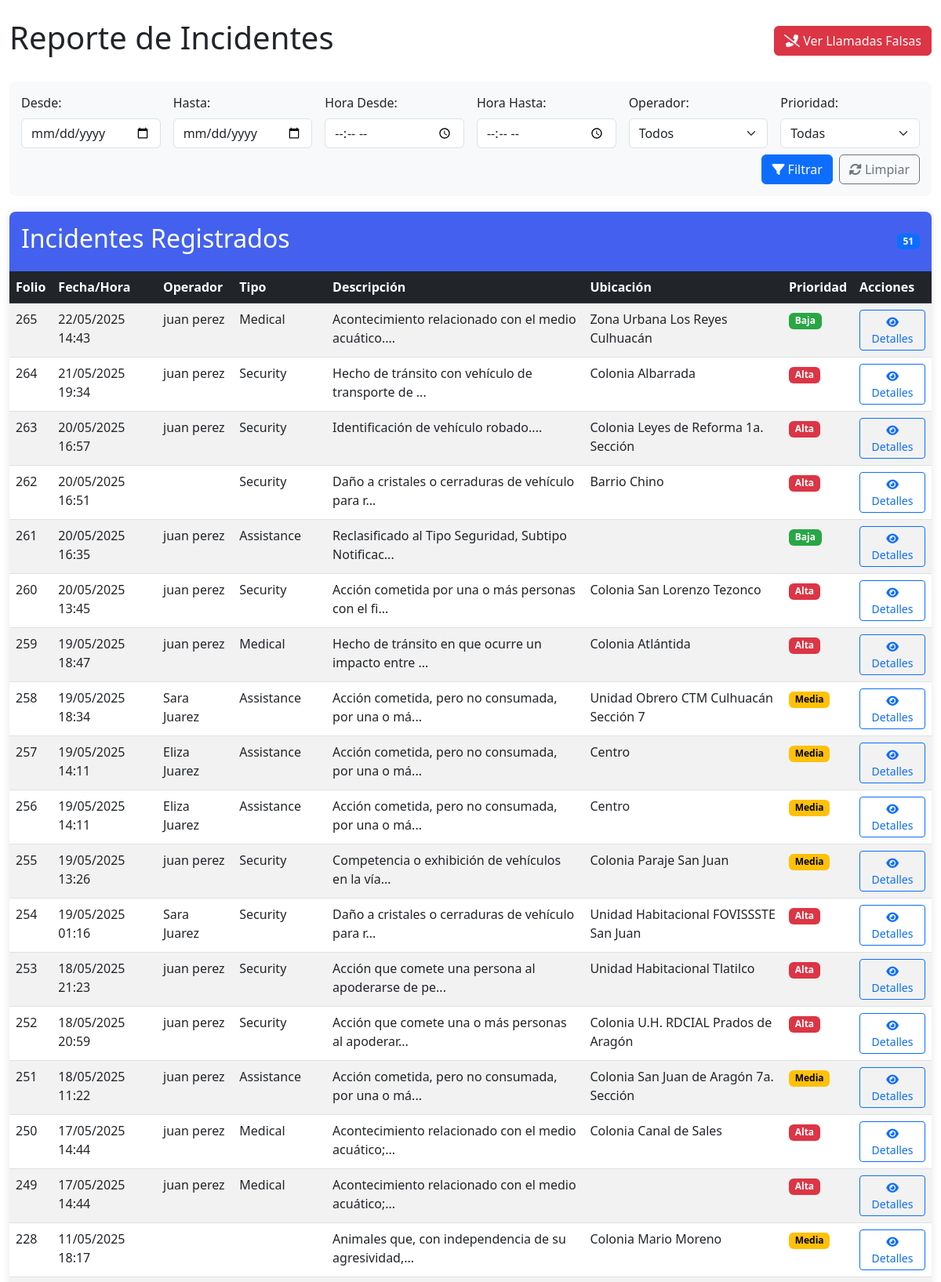
The app's page /supervisorOp/incidents_report.php (signed in, upper part) with its own data.
### tables this page shows
CREATE TABLE `incidentes` (
  `folio_incidente` int(11) NOT NULL AUTO_INCREMENT,
  `quepaso` varchar(255) NOT NULL,
  `tipo_auxilio` varchar(50) NOT NULL,
  `hora_incidente` time NOT NULL,
  `fecha_incidente` datetime NOT NULL,
  `fecha_actualizacion` datetime DEFAULT NULL,
  `num_personas` int(11) NOT NULL,
  `latitud` decimal(10,8) DEFAULT NULL,
  `longitud` decimal(11,8) DEFAULT NULL,
  `telefono` varchar(20) NOT NULL,
  `id_usuario_reporta` int(11) DEFAULT NULL,
  `clasificacion` varchar(20) DEFAULT NULL,
  `prioridad` enum('Alta','Media','Baja') DEFAULT 'Media',
  `id_unidad_asignada` int(11) DEFAULT NULL,
  `colonia` varchar(255) DEFAULT NULL,
  `localidad` varchar(255) DEFAULT NULL,
  `municipio` varchar(255) DEFAULT NULL,
  `id_emergency_type` varchar(10) DEFAULT NULL,
  `id_llamada` int(11) DEFAULT NULL,
  `hora` time DEFAULT NULL,
  `hora_edicion` time DEFAULT NULL,
  `nombre_completo` varchar(30) DEFAULT NULL,
  `detalle` text DEFAULT NULL,
  `objetos_involucrados` varchar(40) DEFAULT NULL,
  `tipo_telefono` enum('Local','Celular','Publico') DEFAULT NULL,
  `referencia_lugar` text DEFAULT NULL,
  PRIMARY KEY (`folio_incidente`),
  KEY `id_usuario_reporta` (`id_usuario_reporta`),
  KEY `id_unidad_asignada` (`id_unidad_asignada`),
  KEY `id_emergency_type` (`id_emergency_type`),
  KEY `fk_incidente_llamada` (`id_llamada`),
  CONSTRAINT `fk_incidente_llamada` FOREIGN KEY (`id_llamada`) REFERENCES `llamadas` (`id_llamada`) ON DELETE SET NULL ON UPDATE CASCADE,
  CONSTRAINT `incidentes_ibfk_1` FOREIGN KEY (`id_usuario_reporta`) REFERENCES `usuarios` (`id_usuario`) ON DELETE SET NULL,
  CONSTRAINT `incidentes_ibfk_2` FOREIGN KEY (`id_unidad_asignada`) REFERENCES `unidades` (`id_unidad`) ON DELETE SET NULL,
  CONSTRAINT `incidentes_ibfk_3` FOREIGN KEY (`id_emergency_type`) REFERENCES `EmergencyTypes` (`code`)
);

### supervisorOp/incidents_report.php (the view, shortened to what this page needs)
<?php
require_once '../db.php';
function fetchData($pdo, $query, $params = []) {
    try {
        $stmt = $pdo->prepare($query);
        $stmt->execute($params);
        return $stmt->fetchAll(PDO::FETCH_ASSOC);
    } catch (PDOException $e) {
        die("Query failed: " . $e->getMessage());
    }
}
?>
<!DOCTYPE html>
<html lang="es">
<head>
    <link href="https://cdn.jsdelivr.net/npm/bootstrap@5.3.0/dist/css/bootstrap.min.css" rel="stylesheet">
    <link rel="stylesheet" href="https://cdnjs.cloudflare.com/ajax/libs/font-awesome/6.0.0/css/all.min.css">
</head>
<body>
    <div class="container-fluid py-4">
        <div class="d-flex justify-content-between align-items-center mb-4">
            <h1>Reporte de Incidentes</h1>
            <a href="prank_calls_report.php" class="btn btn-danger">
                <i class="fas fa-phone-slash"></i> Ver Llamadas Falsas
            </a>
        </div>
        <div class="filter-section">
            <form method="get" class="row g-3">
                <div class="col-md-2">
                    <label for="date_from" class="form-label">Desde:</label>
                    <input type="date" class="form-control" id="date_from" name="date_from"
                           value="<?= $_GET['date_from'] ?? '' ?>">
                </div>
                <div class="col-md-2">
                    <label for="date_to" class="form-label">Hasta:</label>
                    <input type="date" class="form-control" id="date_to" name="date_to"
                           value="<?= $_GET['date_to'] ?? '' ?>">
                </div>
                <div class="col-md-2">
                    <label for="hour_from" class="form-label">Hora Desde:</label>
                    <input type="time" class="form-control" id="hour_from" name="hour_from"
                           value="<?= $_GET['hour_from'] ?? '' ?>">
                </div>
                <div class="col-md-2">
                    <label for="hour_to" class="form-label">Hora Hasta:</label>
                    <input type="time" class="form-control" id="hour_to" name="hour_to"
                           value="<?= $_GET['hour_to'] ?? '' ?>">
                </div>
                <div class="col-md-2">
                    <label for="operator" class="form-label">Operador:</label>
                    <select class="form-select" id="operator" name="operator">
                        <option value="">Todos</option>
                    </select>
                </div>
                <div class="col-md-2">
                    <label for="priority" class="form-label">Prioridad:</label>
                    <select class="form-select" id="priority" name="priority">
                        <option value="">Todas</option>
                    </select>
                </div>
                <div class="col-md-12 d-flex justify-content-end mt-2">
                    <button type="submit" class="btn btn-primary me-2">
                        <i class="fas fa-filter"></i> Filtrar
                    </button>
                    <a href="incidents_report.php" class="btn btn-outline-secondary">
                        <i class="fas fa-sync-alt"></i> Limpiar
                    </a>
                </div>
            </form>
        </div>
        <div class="table-container">
            <div class="table-header d-flex justify-content-between align-items-center">
                <h2>Incidentes Registrados</h2>
                <span class="badge bg-primary">
                    <?php
                    $countQuery = "SELECT COUNT(*) FROM incidentes i";
                    $countParams = [];
                    $count = $pdo->prepare($countQuery);
                    $count->execute($countParams);
                    echo $count->fetchColumn();
                    ?>
                </span>
            </div>
            <div class="table-responsive">
                <table class="table table-striped table-hover">
                    <thead class="table-dark">
                        <tr>
                            <th>Folio</th>
                            <th>Fecha/Hora</th>
                            <th>Operador</th>
                            <th>Tipo</th>
                            <th>Descripción</th>
                            <th>Ubicación</th>
                            <th>Prioridad</th>
                            <th>Acciones</th>
                        </tr>
                    </thead>
                    <tbody>
                        <?php
                        $query = "SELECT i.*,
                                 CONCAT(u.nombre, ' ', u.apellido) as reportador_nombre,
                                 CONCAT(op.nombre, ' ', op.apellido) as operador_nombre,
                                 et.name as tipo_emergencia,
                                 et.priority as prioridad_defecto,
                                 l.id_operador
                                 FROM incidentes i
                                 LEFT JOIN usuarios u ON i.id_usuario_reporta = u.id_usuario
                                 LEFT JOIN EmergencyTypes et ON i.id_emergency_type = et.code
                                 LEFT JOIN llamadas l ON i.id_llamada = l.id_llamada
                                 LEFT JOIN usuarios op ON l.id_operador = op.id_usuario";
                        $params = [];
                        $query .= " ORDER BY i.fecha_incidente DESC LIMIT 100";
                        $incidents = fetchData($pdo, $query, $params);
                        foreach ($incidents as $incident) {
                            $priority = $incident['prioridad'] ?: $incident['prioridad_defecto'];
                            $priorityClass = match($priority) {
                                'Alta' => 'high',
                                'Media' => 'medium',
                                'Baja' => 'low',
                                default => 'secondary'
                            };
                            echo "<tr>
                                <td>{$incident['folio_incidente']}</td>
                                <td>" . date('d/m/Y H:i', strtotime($incident['fecha_incidente'])) . "</td>
                                <td>{$incident['operador_nombre']}</td>
                                <td>{$incident['tipo_auxilio']}</td>
                                <td>" . substr($incident['quepaso'], 0, 50) . "...</td>
                                <td>{$incident['colonia']}</td>
                                <td><span class='badge badge-$priorityClass'>$priority</span></td>
                                <td>
                                    <a href='detalle_incidente.php?id={$incident['folio_incidente']}' class='btn btn-sm btn-outline-primary'>
        <i class='fas fa-eye'></i> Detalles
    </a>
</td>
                            </tr>";
                        }
                        ?>
                    </tbody>
                </table>
            </div>
        </div>
    </div>
</body>
</html>

### supervisorOp/incidents_report.php (style rules this page uses)
.table-container { margin-bottom: 50px; box-shadow: 0 0 10px rgba(0,0,0,0.1); border-radius: 8px; overflow: hidden; }
.table-header { background-color: #4361ee; color: white; padding: 15px; }
.filter-section { background-color: #f8f9fa; padding: 15px; margin-bottom: 20px; border-radius: 8px; }
.badge-high { background-color: #dc3545; }
.badge-medium { background-color: #ffc107; color: #000; }
.badge-low { background-color: #28a745; }

### records on screen
incidentes: folio_incidente "265", fecha_incidente "22/05/2025 14:43", operador_nombre "juan perez", tipo_auxilio "Medical", quepaso "Acontecimiento relacionado con el medio acuático.", colonia "Zona Urbana Los Reyes Culhuacán", prioridad "Baja"
incidentes: folio_incidente "264", fecha_incidente "21/05/2025 19:34", operador_nombre "juan perez", tipo_auxilio "Security", quepaso "Hecho de tránsito con vehículo de transporte de", colonia "Colonia Albarrada", prioridad "Alta"
incidentes: folio_incidente "263", fecha_incidente "20/05/2025 16:57", operador_nombre "juan perez", tipo_auxilio "Security", quepaso "Identificación de vehículo robado.", colonia "Colonia Leyes de Reforma 1a. Sección", prioridad "Alta"
incidentes: folio_incidente "262", fecha_incidente "20/05/2025 16:51", tipo_auxilio "Security", quepaso "Daño a cristales o cerraduras de vehículo para r", colonia "Barrio Chino", prioridad "Alta"
incidentes: folio_incidente "261", fecha_incidente "20/05/2025 16:35", operador_nombre "juan perez", tipo_auxilio "Assistance", quepaso "Reclasificado al Tipo Seguridad, Subtipo Notificac", prioridad "Baja"
incidentes: folio_incidente "260", fecha_incidente "20/05/2025 13:45", operador_nombre "juan perez", tipo_auxilio "Security", quepaso "Acción cometida por una o más personas con el fi", colonia "Colonia San Lorenzo Tezonco", prioridad "Alta"
incidentes: folio_incidente "259", fecha_incidente "19/05/2025 18:47", operador_nombre "juan perez", tipo_auxilio "Medical", quepaso "Hecho de tránsito en que ocurre un impacto entre", colonia "Colonia Atlántida", prioridad "Alta"
incidentes: folio_incidente "258", fecha_incidente "19/05/2025 18:34", operador_nombre "Sara Juarez", tipo_auxilio "Assistance", quepaso "Acción cometida, pero no consumada, por una o má", colonia "Unidad Obrero CTM Culhuacán Sección 7", prioridad "Media"
incidentes: folio_incidente "257", fecha_incidente "19/05/2025 14:11", operador_nombre "Eliza Juarez", tipo_auxilio "Assistance", quepaso "Acción cometida, pero no consumada, por una o má", colonia "Centro", prioridad "Media"
incidentes: folio_incidente "256", fecha_incidente "19/05/2025 14:11", operador_nombre "Eliza Juarez", tipo_auxilio "Assistance", quepaso "Acción cometida, pero no consumada, por una o má", colonia "Centro", prioridad "Media"
incidentes: folio_incidente "255", fecha_incidente "19/05/2025 13:26", operador_nombre "juan perez", tipo_auxilio "Security", quepaso "Competencia o exhibición de vehículos en la vía", colonia "Colonia Paraje San Juan", prioridad "Media"
incidentes: folio_incidente "254", fecha_incidente "19/05/2025 01:16", operador_nombre "Sara Juarez", tipo_auxilio "Security", quepaso "Daño a cristales o cerraduras de vehículo para r", colonia "Unidad Habitacional FOVISSSTE San Juan", prioridad "Alta"
incidentes: folio_incidente "253", fecha_incidente "18/05/2025 21:23", operador_nombre "juan perez", tipo_auxilio "Security", quepaso "Acción que comete una persona al apoderarse de pe", colonia "Unidad Habitacional Tlatilco", prioridad "Alta"
incidentes: folio_incidente "252", fecha_incidente "18/05/2025 20:59", operador_nombre "juan perez", tipo_auxilio "Security", quepaso "Acción que comete una o más personas al apoderar", colonia "Colonia U.H. RDCIAL Prados de Aragón", prioridad "Alta"
incidentes: folio_incidente "251", fecha_incidente "18/05/2025 11:22", operador_nombre "juan perez", tipo_auxilio "Assistance", quepaso "Acción cometida, pero no consumada, por una o má", colonia "Colonia San Juan de Aragón 7a. Sección", prioridad "Media"
incidentes: folio_incidente "250", fecha_incidente "17/05/2025 14:44", operador_nombre "juan perez", tipo_auxilio "Medical", quepaso "Acontecimiento relacionado con el medio acuático;", colonia "Colonia Canal de Sales", prioridad "Alta"
incidentes: folio_incidente "249", fecha_incidente "17/05/2025 14:44", operador_nombre "juan perez", tipo_auxilio "Medical", quepaso "Acontecimiento relacionado con el medio acuático;", prioridad "Alta"
incidentes: folio_incidente "228", fecha_incidente "11/05/2025 18:17", quepaso "Animales que, con independencia de su agresividad,", colonia "Colonia Mario Moreno", prioridad "Media"

### other values on screen
$count->fetchColumn() "51"
